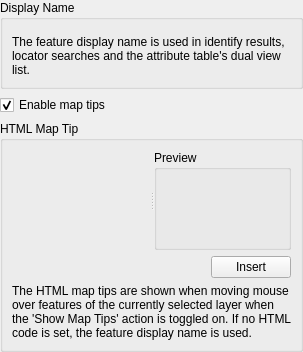
         <widget class="QWidget" name="mOptsPage_Display">
          <layout class="QVBoxLayout" name="verticalLayout_25">
           <property name="leftMargin">
            <number>0</number>
           </property>
           <property name="topMargin">
            <number>0</number>
           </property>
           <property name="rightMargin">
            <number>0</number>
           </property>
           <property name="bottomMargin">
            <number>0</number>
           </property>
           <item>
            <widget class="QWidget" name="scrollArea_10" native="true">
             <property name="widgetResizable" stdset="0">
              <bool>true</bool>
             </property>
             <layout class="QGridLayout" name="gridLayout_10">
              <property name="leftMargin">
               <number>0</number>
              </property>
              <property name="topMargin">
               <number>0</number>
              </property>
              <property name="rightMargin">
               <number>0</number>
              </property>
              <property name="bottomMargin">
               <number>0</number>
              </property>
              <item row="0" column="0">
               <widget class="QGroupBox" name="groupBox_22">
                <property name="sizePolicy">
                 <sizepolicy hsizetype="Preferred" vsizetype="Minimum">
                  <horstretch>0</horstretch>
                  <verstretch>0</verstretch>
                 </sizepolicy>
                </property>
                <property name="title">
                 <string>Display Name</string>
                </property>
                <layout class="QGridLayout" name="gridLayout_50">
                 <item row="0" column="0">
                  <widget class="QgsFieldExpressionWidget" name="mDisplayExpressionWidget">
                   <property name="focusPolicy">
                    <enum>Qt::StrongFocus</enum>
                   </property>
                  </widget>
                 </item>
                 <item row="1" column="0">
                  <widget class="QLabel" name="labelDisplayNameInfo">
                   <property name="text">
                    <string>The feature display name is used in identify results, locator searches and the attribute table's dual view list.</string>
                   </property>
                   <property name="wordWrap">
                    <bool>true</bool>
                   </property>
                  </widget>
                 </item>
                </layout>
               </widget>
              </item>
              <item row="1" column="0">
               <widget class="QCheckBox" name="mEnableMapTips">
                <property name="toolTip">
                 <string>Indicates whether map tips are displayed for this layer or not</string>
                </property>
                <property name="text">
                 <string>Enable map tips</string>
                </property>
                <property name="checked">
                 <bool>true</bool>
                </property>
               </widget>
              </item>
              <item row="2" column="0">
               <widget class="QGroupBox" name="mHtmlMapTipGroupBox">
                <property name="sizePolicy">
                 <sizepolicy hsizetype="Preferred" vsizetype="MinimumExpanding">
                  <horstretch>0</horstretch>
                  <verstretch>0</verstretch>
                 </sizepolicy>
                </property>
                <property name="title">
                 <string>HTML Map Tip</string>
                </property>
                <layout class="QGridLayout" name="gridLayout_8">
                 <item row="0" column="0" colspan="2">
                  <widget class="QSplitter" name="mMapTipSplitter">
                   <property name="sizePolicy">
                    <sizepolicy hsizetype="Expanding" vsizetype="Expanding">
                     <horstretch>0</horstretch>
                     <verstretch>0</verstretch>
                    </sizepolicy>
                   </property>
                   <property name="orientation">
                    <enum>Qt::Horizontal</enum>
                   </property>
                   <widget class="QgsCodeEditorHTML" name="mMapTipWidget" native="true">
                    <property name="sizePolicy">
                     <sizepolicy hsizetype="Preferred" vsizetype="MinimumExpanding">
                      <horstretch>0</horstretch>
                      <verstretch>0</verstretch>
                     </sizepolicy>
                    </property>
                    <property name="minimumSize">
                     <size>
                      <width>100</width>
                      <height>100</height>
                     </size>
                    </property>
                   </widget>
                   <widget class="QGroupBox" name="mMapTipPreviewContainer">
                    <property name="minimumSize">
                     <size>
                      <width>100</width>
                      <height>100</height>
                     </size>
                    </property>
                    <property name="title">
                     <string>Preview</string>
                    </property>
                   </widget>
                  </widget>
                 </item>
                 <item row="1" column="1">
                  <widget class="QPushButton" name="mInsertExpressionButton">
                   <property name="sizePolicy">
                    <sizepolicy hsizetype="Fixed" vsizetype="Fixed">
                     <horstretch>0</horstretch>
                     <verstretch>0</verstretch>
                    </sizepolicy>
                   </property>
                   <property name="toolTip">
                    <string>Inserts the selected field or expression into the map tip</string>
                   </property>
                   <property name="text">
                    <string>Insert</string>
                   </property>
                  </widget>
                 </item>
                 <item row="2" column="0" colspan="2">
                  <widget class="QLabel" name="labelMapTipInfo">
                   <property name="text">
                    <string>The HTML map tips are shown when moving mouse over features of the currently selected layer when the 'Show Map Tips' action is toggled on. If no HTML code is set, the feature display name is used.</string>
                   </property>
                   <property name="wordWrap">
                    <bool>true</bool>
                   </property>
                  </widget>
                 </item>
                 <item row="1" column="0">
                  <widget class="QgsFieldExpressionWidget" name="mMapTipExpressionFieldWidget">
                   <property name="focusPolicy">
                    <enum>Qt::StrongFocus</enum>
                   </property>
                   <property name="toolTip">
                    <string>The valid attribute names for this layer</string>
                   </property>
                  </widget>
                 </item>
                </layout>
               </widget>
              </item>
             </layout>
            </widget>
           </item>
          </layout>
         </widget>
